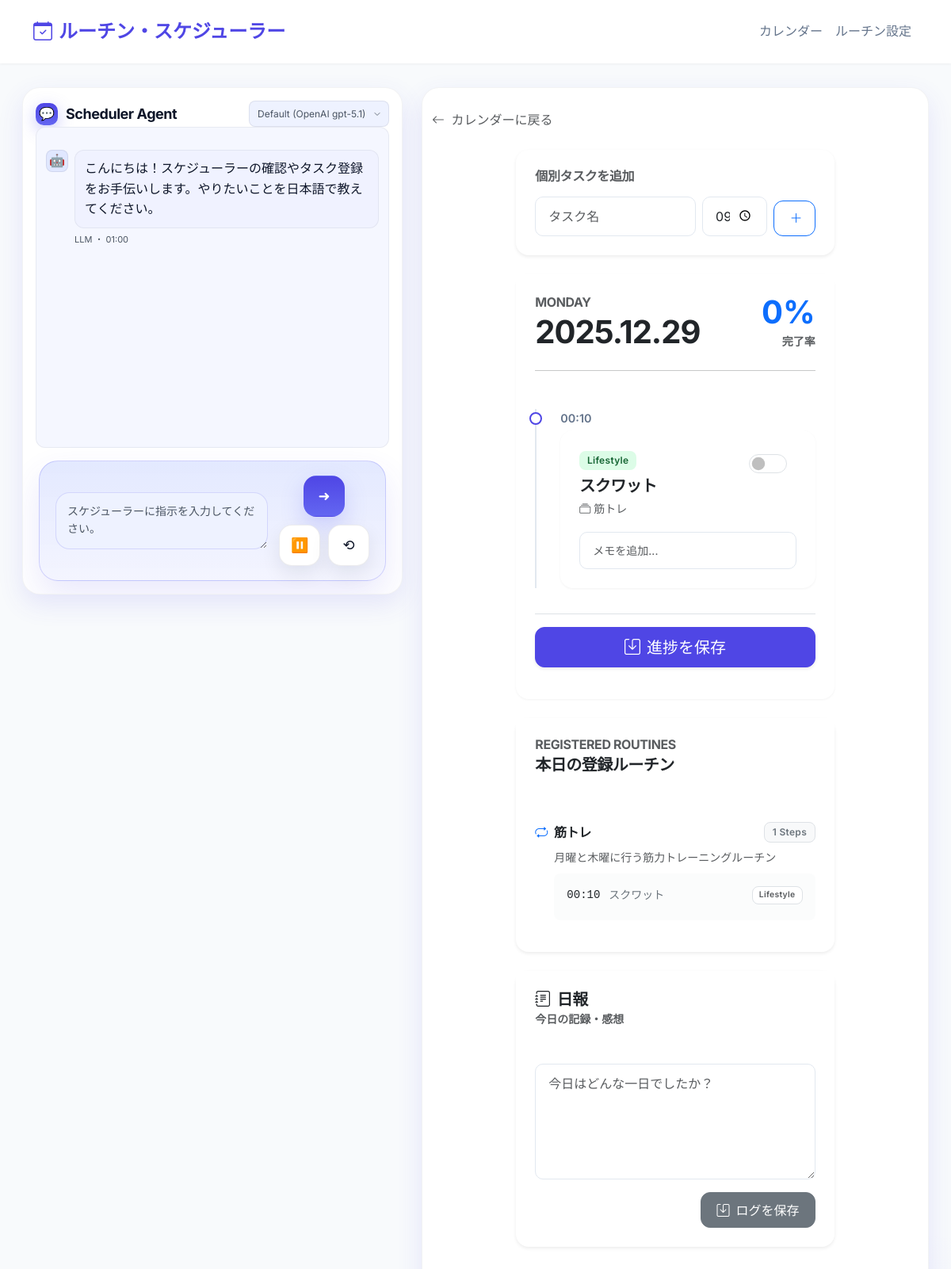
Page /day/2025-12-29 on the committed database.
### app.py (models this page shows)
class Step(db.Model):
    id = db.Column(db.Integer, primary_key=True)
    routine_id = db.Column(db.Integer, db.ForeignKey('routine.id'), nullable=False)
    name = db.Column(db.String(100), nullable=False)
    time = db.Column(db.String(10), default="00:00") # HH:MM
    category = db.Column(db.String(50), default="Other") # IoT, Browser, Lifestyle, Other
    memo = db.Column(db.String(200)) # New field

class Routine(db.Model):
    id = db.Column(db.Integer, primary_key=True)
    name = db.Column(db.String(100), nullable=False)
    days = db.Column(db.String(50), default="0,1,2,3,4") # 0=Mon, 6=Sun. Comma separated
    description = db.Column(db.String(200))
    steps = db.relationship('Step', backref='routine', lazy=True, cascade="all, delete-orphan")

### app.py (the view, shortened to what this page needs)
@app.route('/day/<date_str>', methods=['GET', 'POST'])
def day_view(date_str):
    try:
        date_obj = datetime.datetime.strptime(date_str, '%Y-%m-%d').date()
    except ValueError:
        return redirect(url_for('index'))
    timeline_items, completion_rate = _get_timeline_data(date_obj)
    day_log = DayLog.query.filter_by(date=date_obj).first()
    routines = get_weekday_routines(date_obj.weekday())
    return render_template('day.html', date=date_obj, timeline_items=timeline_items, day_log=day_log, completion_rate=completion_rate, routines=routines)

### app.py (called while the page is built, shortened)
@app.context_processor
def _inject_proxy_prefix():
    return {"proxy_prefix": request.environ.get("SCRIPT_NAME", "") or ""}

def get_weekday_routines(weekday_int):
    all_routines = Routine.query.all()
    matched = []
    for r in all_routines:
        if str(weekday_int) in r.days.split(','):
            matched.append(r)
    return matched

def _get_timeline_data(date_obj):
    routines = get_weekday_routines(date_obj.weekday())
    custom_tasks = CustomTask.query.filter_by(date=date_obj).all()
    timeline_items = []
    total_items = 0
    completed_items = 0
    for r in routines:
        for s in r.steps:
            log = DailyLog.query.filter_by(date=date_obj, step_id=s.id).first()
            timeline_items.append({
                'type': 'routine',
                'routine': r,
                'step': s,
                'log': log,
                'time': s.time,
                'id': s.id
            })
            total_items += 1
            if log and log.done:
                completed_items += 1
    timeline_items.sort(key=lambda x: x['time'])
    completion_rate = 0
    if total_items > 0:
        completion_rate = int((completed_items / total_items) * 100)
    return timeline_items, completion_rate

### templates/day.html
{% extends "layout.html" %}
{% block content %}
<div class="mb-4">
    <a href="{{ url_for('index') }}" class="text-decoration-none text-muted hover-primary">
        <i class="bi bi-arrow-left me-1"></i> カレンダーに戻る
    </a>
</div>
<div class="row justify-content-center">
    <div class="col-lg-8">
        <div class="card shadow-sm border-0 mb-4">
            <div class="card-body">
                <h6 class="text-muted mb-3">個別タスクを追加</h6>
                <form method="POST" class="row g-2 align-items-end">
                    <div class="col-7">
                        <input type="text" class="form-control" name="custom_name" placeholder="タスク名" required>
                    </div>
                    <div class="col-3">
                        <input type="time" class="form-control" name="custom_time" value="09:00">
                    </div>
                    <div class="col-2">
                        <button type="submit" name="add_custom_task" class="btn btn-outline-primary w-100">
                            <i class="bi bi-plus-lg"></i>
                        </button>
                    </div>
                </form>
            </div>
        </div>
        {% include 'timeline_partial.html' %}
        <div class="card shadow-sm border-0 mb-4">
            <div class="card-header bg-white border-0 pt-4 px-4">
                 <h6 class="text-uppercase text-muted mb-1">Registered Routines</h6>
                 <h5 class="fw-bold mb-0">本日の登録ルーチン</h5>
            </div>
            <div class="card-body px-4">
                {% if routines and routines|length > 0 %}
                    <div class="list-group list-group-flush">
                    {% for routine in routines %}
                        <div class="list-group-item px-0 py-3 border-light">
                            <div class="d-flex justify-content-between align-items-center mb-2">
                                <h6 class="mb-0 fw-bold text-dark"><i class="bi bi-repeat me-2 text-primary"></i>{{ routine.name }}</h6>
                                <span class="badge bg-light text-secondary border">{{ routine.steps|length }} Steps</span>
                            </div>
                            {% if routine.description %}
                                <p class="small text-muted mb-2 ps-4">{{ routine.description }}</p>
                            {% endif %}
                            <div class="bg-light bg-opacity-50 rounded-3 p-3 mt-2 ms-4">
                                {% if routine.steps|length == 0 %}
                                    <span class="small text-muted">ステップなし</span>
                                {% else %}
                                    {% for step in routine.steps|sort(attribute='time') %}
                                        <div class="d-flex small text-secondary mb-1 align-items-center">
                                            <span class="fw-medium text-dark me-2 font-monospace" style="min-width: 45px;">{{ step.time }}</span>
                                            <span class="me-auto">{{ step.name }}</span>
                                            <span class="badge bg-white text-muted border ms-2" style="font-size: 0.65rem;">{{ step.category }}</span>
                                        </div>
                                    {% endfor %}
                                {% endif %}
                            </div>
                        </div>
                    {% endfor %}
                    </div>
                {% else %}
                    <div class="text-center py-4">
                        <p class="text-muted mb-0">本日の登録ルーチンはありません。</p>
                    </div>
                {% endif %}
            </div>
        </div>
        <div id="daily-log-wrapper">
            {% include 'log_partial.html' %}
        </div>
    </div>
</div>
{% endblock %}

### templates/layout.html (shortened to what this page needs)
<!DOCTYPE html>
<html lang="ja">
<head>
    {% set base_href = (request.script_root or '') + '/' %}
    <link href="https://cdn.jsdelivr.net/npm/bootstrap@5.3.0/dist/css/bootstrap.min.css" rel="stylesheet">
    <link href="{{ url_for('static', filename='style.css') }}" rel="stylesheet">
    <link rel="stylesheet" href="https://cdn.jsdelivr.net/npm/bootstrap-icons@1.10.0/font/bootstrap-icons.css">
</head>
<body>
    <nav class="navbar navbar-expand-lg fixed-top">
        <div class="container">
            <a class="navbar-brand" href="{{ url_for('index') }}">
                <i class="bi bi-calendar-check me-2"></i>ルーチン・スケジューラー
            </a>
            <div class="collapse navbar-collapse" id="navbarNav">
                <ul class="navbar-nav ms-auto">
                    <li class="nav-item">
                        <a class="nav-link" href="{{ url_for('index') }}">カレンダー</a>
                    </li>
                    <li class="nav-item">
                        <a class="nav-link" href="{{ url_for('routines_list') }}">ルーチン設定</a>
                    </li>
                </ul>
            </div>
        </div>
    </nav>
    <div class="app-shell">
        <aside class="sidebar" aria-label="Scheduler Agent">
            <header class="sidebar__header">
                <div class="sidebar__title">
                    <span class="sidebar__bubble">💬</span>
                    <h1>Scheduler Agent</h1>
                    <div class="model-selection">
                        <select id="modelSelect" class="model-selection__select"></select>
                    </div>
                </div>
            </header>
            <section class="chat" id="chat">
                <div class="chat__log" id="chatLog" role="log" aria-live="polite" aria-relevant="additions"></div>
            </section>
            <form class="chat-controller" id="chatForm" autocomplete="off">
                <div class="chat-controller__inner">
                    <textarea
                        id="chatInput"
                        class="chat-controller__input"
                        rows="2"
                        placeholder="スケジューラーに指示を入力してください。"
                    ></textarea>
                    <div class="chat-controller__side">
                        <button type="submit" class="control-btn control-btn--send" id="sendBtn" aria-label="送信">
                            <span aria-hidden="true">➜</span>
                        </button>
                        <div class="control-btn__row">
                            <button type="button" class="control-btn" id="pauseBtn" aria-label="一時停止">
                                <span aria-hidden="true">⏸</span>
                            </button>
                            <button type="button" class="control-btn" id="chatResetBtn" aria-label="リセット">
                                <span aria-hidden="true">⟲</span>
                            </button>
                        </div>
                    </div>
                </div>
            </form>
        </aside>
        <main class="main">
            <div class="container main__container">
                {% block content %}{% endblock %}
            </div>
        </main>
    </div>
</body>
</html>

### templates/timeline_partial.html (shortened to what this page needs)
<div id="schedule-container" class="card shadow-md border-0 mb-4">
    <div class="card-header bg-white border-0 pt-4 pb-2 px-4">
        <div class="d-flex justify-content-between align-items-end">
            <div>
                <h6 class="text-uppercase text-muted mb-1">{{ date.strftime('%A') }}</h6>
                <h2 class="mb-0 display-6 fw-bold">{{ date.strftime('%Y.%m.%d') }}</h2>
            </div>
            <div class="text-end">
                 {% if timeline_items|length > 0 %}
                    <div class="display-6 fw-bold text-primary">{{ completion_rate }}%</div>
                    <small class="text-muted">完了率</small>
                {% endif %}
            </div>
        </div>
    </div>
    <div class="card-body px-4 pt-2">
        <hr class="mb-5 mt-2 opacity-10">
        {% if timeline_items|length == 0 %}
            <div class="text-center py-5">
                <div class="mb-3 text-muted display-1"><i class="bi bi-calendar-check"></i></div>
                <h4 class="text-muted">タスクがありません。</h4>
                <p class="text-muted">上のフォームからタスクを追加してください。</p>
            </div>
        {% else %}
            <form method="POST">
                <div class="timeline">
                    {% for item in timeline_items %}
                    {% set done_name = "done_" ~ item.id if item.type == 'routine' else "custom_done_" ~ item.id %}
                    {% set memo_name = "memo_" ~ item.id if item.type == 'routine' else "custom_memo_" ~ item.id %}
                    {% set is_done = item.log.done if item.log else false %}
                    {% set memo_val = item.log.memo if item.log and item.log.memo else '' %}
                    {% set item_dom_id = "item_" ~ item.type ~ "_" ~ item.id %}
                    <div class="timeline-item" id="{{ item_dom_id }}">
                        <div class="timeline-dot" style="{% if item.type == 'custom' %}border-color: var(--secondary-color);{% endif %}"></div>
                        <div class="timeline-time">{{ item.time }}</div>
                        <div class="card {% if is_done %}bg-light border-success{% endif %}">
                            <div class="card-body">
                                <div class="d-flex justify-content-between align-items-start mb-2">
                                    <div>
                                        {% if item.type == 'routine' %}
                                            <span class="badge badge-{{ item.step.category|lower }} mb-2">{{ item.step.category }}</span>
                                            <h5 class="card-title mb-1">{{ item.step.name }}</h5>
                                            <small class="text-muted"><i class="bi bi-collection me-1"></i>{{ item.routine.name }}</small>
                                        {% endif %}
                                    </div>
                                    <div class="form-check form-switch">
                                        <input class="form-check-input fs-4" type="checkbox"
                                               name="{{ done_name }}"
                                               id="{{ done_name }}"
                                               role="switch"
                                               {% if is_done %}checked{% endif %}>
                                    </div>
                                </div>
                                <div class="mt-3">
                                    <input type="text" class="form-control form-control-sm bg-white"
                                           name="{{ memo_name }}"
                                           placeholder="メモを追加..."
                                           value="{{ memo_val }}">
                                </div>
                            </div>
                        </div>
                    </div>
                    {% endfor %}
                </div>
                <div class="sticky-bottom bg-white py-3 border-top mt-4" style="bottom: 0; z-index: 10;">
                     <button type="submit" class="btn btn-primary w-100 btn-lg shadow-sm">
                        <i class="bi bi-save me-2"></i>進捗を保存
                    </button>
                </div>
            </form>
        {% endif %}
    </div>
</div>

### templates/log_partial.html
<div class="card shadow-sm border-0 mb-5" id="daily-log-card">
    <div class="card-header bg-white border-0 pt-4 px-4">
        <h5 class="mb-0"><i class="bi bi-journal-text me-2"></i>日報</h5>
        <small class="text-muted">今日の記録・感想</small>
    </div>
    <div class="card-body px-4">
        <form method="POST">
            <textarea class="form-control mb-3" name="day_log_content" rows="5" placeholder="今日はどんな一日でしたか？">{{ day_log.content if day_log else '' }}</textarea>
            <div class="text-end">
                <button type="submit" name="save_log" class="btn btn-secondary">
                    <i class="bi bi-save me-2"></i>ログを保存
                </button>
            </div>
        </form>
    </div>
</div>

### rows in the picture
Step: time "00:10", step.category "Lifestyle", step.name "スクワット", routine.name "筋トレ", name "スクワット", category "Lifestyle"
Routine: name "筋トレ", steps|length "1", description "月曜と木曜に行う筋力トレーニングルーチン"

### other values in the picture
{{ date.strftime('%A') }} "MONDAY"
{{ date.strftime('%Y.%m.%d') }} "2025.12.29"
{{ completion_rate }} "0"
